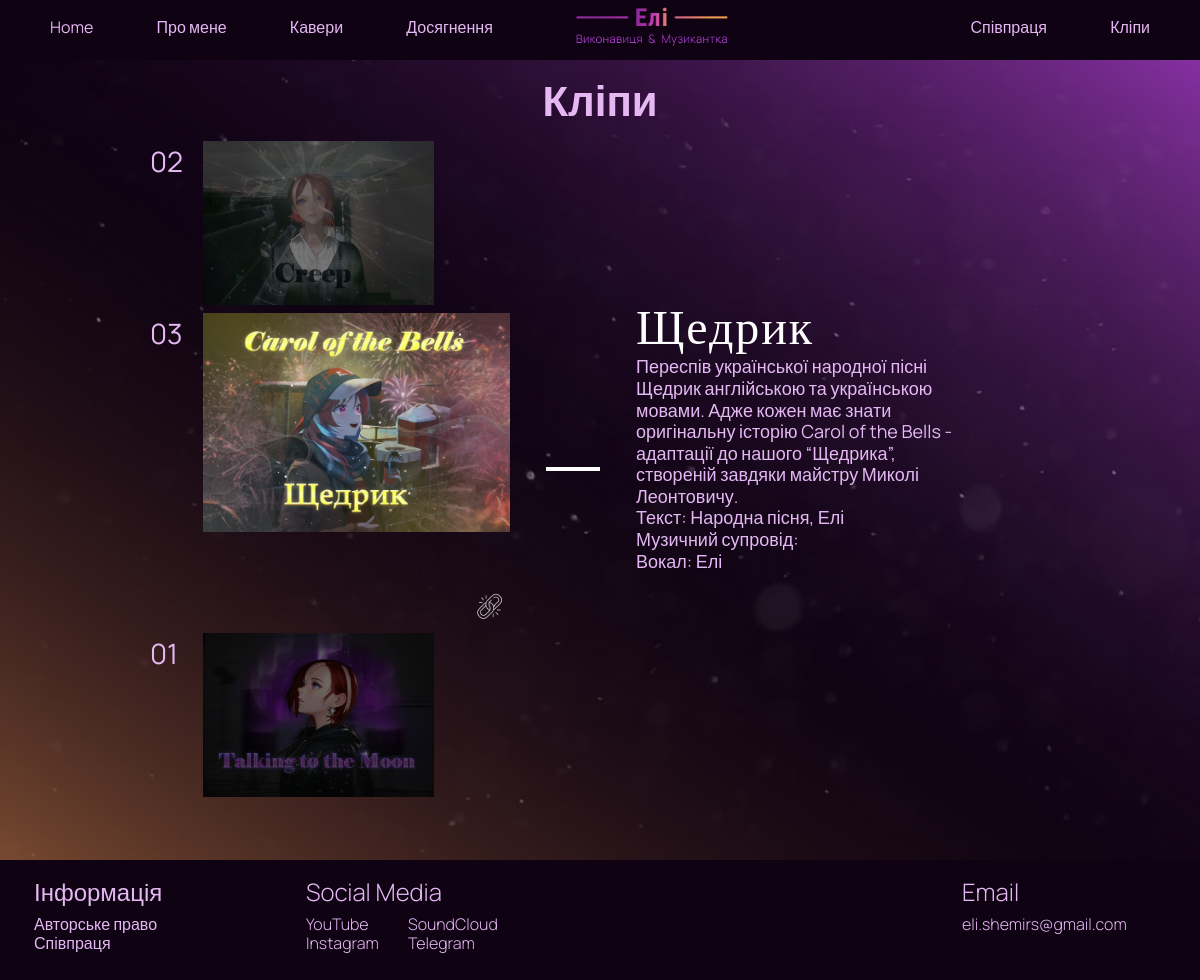
The page /video/?page=3 on the database as committed earlier.
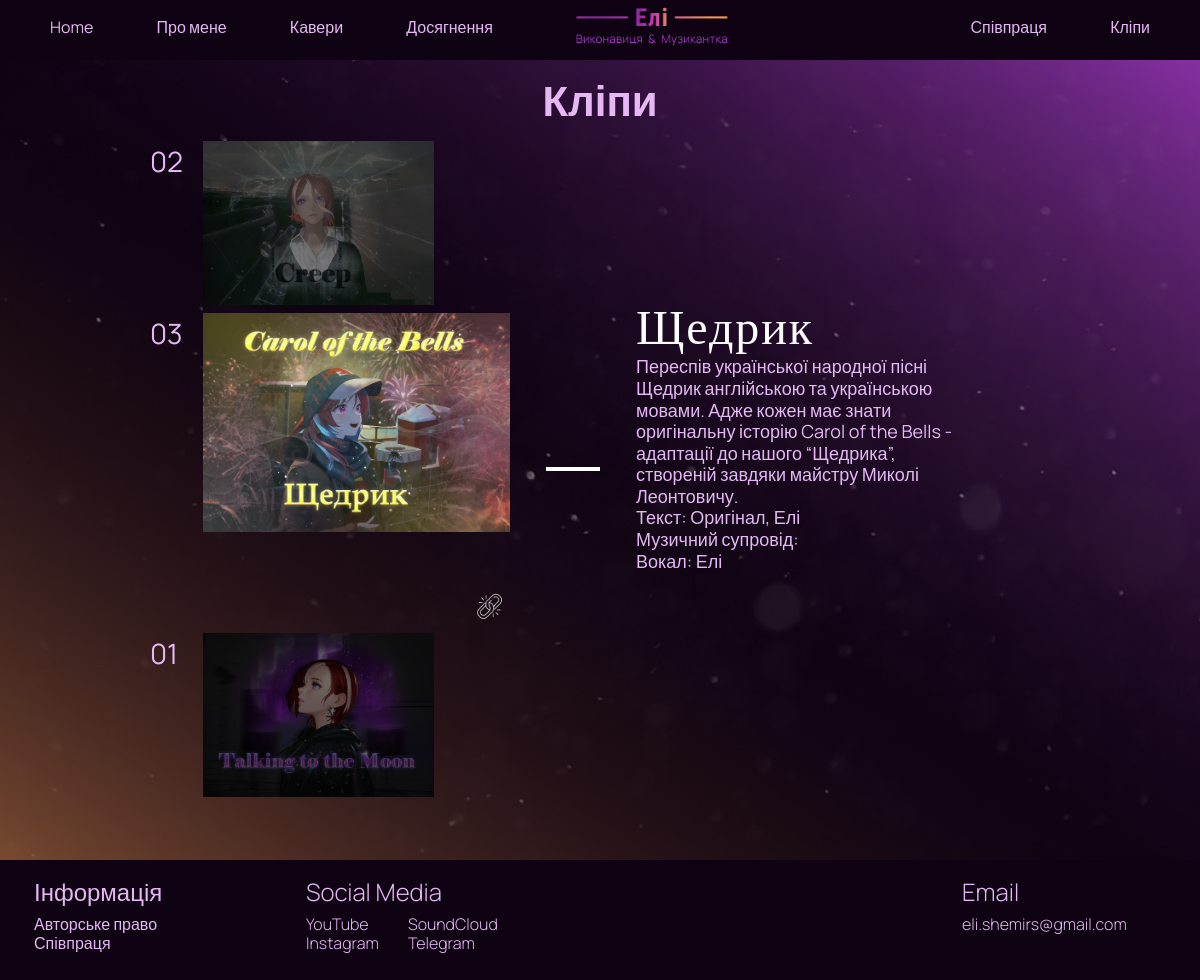
The same page on the database as committed later.
### video/models.py (models this page shows, shortened)
class Video(models.Model):
    title = models.CharField('Назва', max_length=50)
    desc = models.TextField('Опис')
    text = models.CharField('Текст', max_length=50, default='Eli')
    music = models.CharField('Музичний супровід', max_length=50, default='Eli')
    vocal = models.CharField('Вокал', max_length=50, default='Eli')
    img = models.CharField('Превью', max_length=12)
    link = models.CharField('Посилання', max_length=250)

### video/views.py (the view)
# urls.py: path('', views.index, name='coop_home'),
def index(request):
    allVideos = Video.objects.all()
    allCovers = Cover.objects.all()
    allPerformers = Performer.objects.all()
    paginator = Paginator(allVideos, 1)
    page_number = request.GET.get('page')
    page_obj = paginator.get_page(page_number)
    return render(request, 'video/video.html', {'allVideos': allVideos, 'page_obj': page_obj, 'allCovers': allCovers, 'allPerformers': allPerformers})

### video/templates/video/video.html (shortened to what this page needs)
{% extends 'main/layout.html' %}
{% load static %}
{% block content %}
    <section class="video-section">
        <div class="video-page">
            <div class="video-title">
                <h2>Кліпи</h2>
            </div>
            <div class="video-content" id="transition-content">
                <div class="videos">
                    {% if page_obj.has_other_pages %}
                    {% if page_obj.has_previous %}
                        {% for video in allVideos %}
                        {% if video.id == page_obj.previous_page_number %}
                        <div class="video" id="{{video.img}}">
                            <div class="n01"><p>0{{video.id}}</p></div>
                            <a href="?page={{page_obj.previous_page_number}}">
                                <img src="{% static 'main/images/' %}{{video.img}}.png">
                            </a>
                        </div>
                        {% endif %}
                        {% endfor %}
                    {% endif %}
                    {% for video in allVideos %}
                    {% if video.id == page_obj.number %}
                    <div class="video-main" id="{{video.img}}">
                        <div class="n01"><p>0{{video.id}}</p></div>
                        <div class="preview-main">
                            <img src="{% static 'main/images/' %}{{video.img}}.png">
                            <a class="iconImg" href="{{video.link}}">
                                <img src="{% static 'main/images/link_icon.png' %}">
                            </a>
                        </div>
                    </div>
                    {% endif %}
                    {% endfor %}
                    {% if page_obj.has_next %}
                        {% for video in allVideos %}
                        {% if video.id == page_obj.next_page_number %}
                        <div class="video" id="{{video.img}}">
                            <div class="n01"><p>0{{video.id}}</p></div>
                            <a href="?page={{ page_obj.next_page_number }}">
                                <img src="{% static 'main/images/' %}{{video.img}}.png">
                            </a>
                        </div>
                        {% endif %}
                        {% endfor %}
                    {% else %}
                        {% for video in allVideos %}
                        {% if video.id == 1 %}
                        <div class="video" id="{{video.img}}">
                            <div class="n01"><p>0{{video.id}}</p></div>
                            <a href="?page=1">
                                <img src="{% static 'main/images/' %}{{video.img}}.png">
                            </a>
                        </div>
                        {% endif %}
                        {% endfor %}
                    {% endif %}
                    {% endif %}
                </div>
                <div class="content-separetor">
                    <div></div>
                </div>
                <div class="video-description">
                    <div id="description">
                        {% for video in allVideos %}
                            {% if video.id == page_obj.number %}
                                <h2>{{ video.title }}</h2>
                                <p>{{ video.desc }}<br>
                                Текст: {{ video.text }}<br>
                                Музичний супровід:
                                <br>
                                Вокал: {{ video.vocal }}</p>
                            {% endif %}
                        {% endfor %}
                    </div>
                </div>
            </div>
        </div>
    </section>
{% endblock %}

Rows that differ between the two databases and show on the page:
changed Video "Щедрик": text "Народна пісня, Елі" → "Оригінал, Елі"
